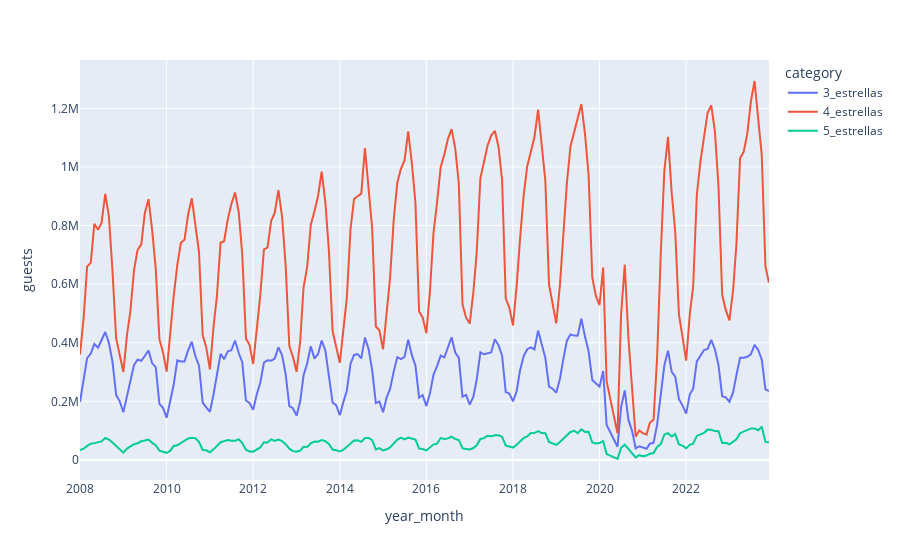

Notebook source saved alongside this figure:
### Code cell
# TODO: lineplot del número de turistas por categoría de hotel (px.line)

px.line(
    data_frame = df_cat_hotels,
    x = 'year_month',
    y = 'guests',
    color = 'category'
)

### Figure 1 — Plotly figure (JSON) as saved in the notebook; plotly's stock layout.template omitted (floating-point values rounded to 4 significant figures; data arrays with more than 128 entries replaced by an {"elided": "..."} marker saying what was removed)
{"data": [{"hovertemplate": "category=3_estrellas<br>year_month=%{x}<br>guests=%{y}<extra></extra>", "legendgroup": "3_estrellas", "line": {"color": "#636efa", "dash": "solid"}, "marker": {"symbol": "circle"}, "mode": "lines", "name": "3_estrellas", "orientation": "v", "showlegend": true, "type": "scatter", "x": {"elided": "190 str values"}, "xaxis": "x", "y": {"elided": "190 float values"}, "yaxis": "y"}, {"hovertemplate": "category=4_estrellas<br>year_month=%{x}<br>guests=%{y}<extra></extra>", "legendgroup": "4_estrellas", "line": {"color": "#EF553B", "dash": "solid"}, "marker": {"symbol": "circle"}, "mode": "lines", "name": "4_estrellas", "orientation": "v", "showlegend": true, "type": "scatter", "x": {"elided": "190 str values"}, "xaxis": "x", "y": {"elided": "190 float values"}, "yaxis": "y"}, {"hovertemplate": "category=5_estrellas<br>year_month=%{x}<br>guests=%{y}<extra></extra>", "legendgroup": "5_estrellas", "line": {"color": "#00cc96", "dash": "solid"}, "marker": {"symbol": "circle"}, "mode": "lines", "name": "5_estrellas", "orientation": "v", "showlegend": true, "type": "scatter", "x": {"elided": "190 str values"}, "xaxis": "x", "y": {"elided": "190 float values"}, "yaxis": "y"}], "layout": {"legend": {"title": {"text": "category"}, "tracegroupgap": 0}, "margin": {"t": 60}, "xaxis": {"anchor": "y", "domain": [0, 1], "title": {"text": "year_month"}}, "yaxis": {"anchor": "x", "domain": [0, 1], "title": {"text": "guests"}}}}
